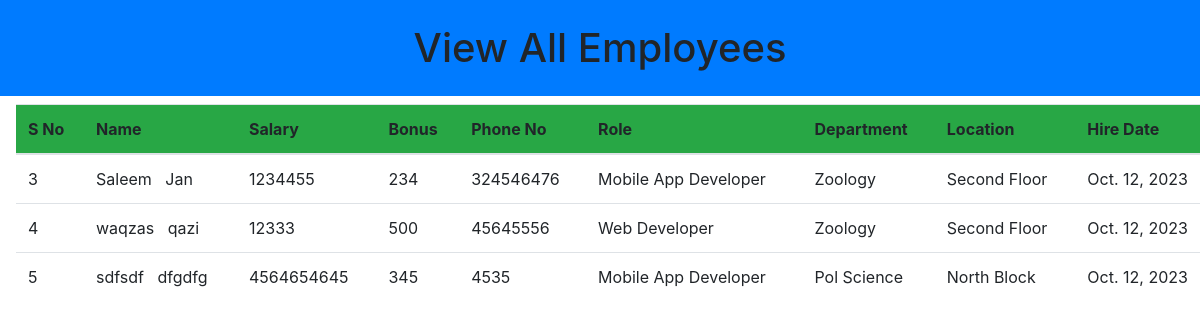
The app's page /all_emp with its own data.
### app/models.py (models this page shows, shortened)
class Employee(models.Model):
    first_name=models.CharField(max_length=100)
    last_name=models.CharField(max_length=100)
    dept=models.ForeignKey(Department,on_delete=models.CASCADE)
    salary=models.IntegerField(default=0)
    bonus=models.IntegerField(default=0)
    role=models.ForeignKey(Role,on_delete=models.CASCADE)
    phone=models.IntegerField(default=0)
    hire_date=models.DateField()

class Role(models.Model):
    name=models.CharField(max_length=100,null=False)

class Department(models.Model):
    name=models.CharField(max_length=100,null=False)
    location=models.CharField(max_length=100)

### app/views.py (the view)
# urls.py: path('all_emp',views.all_emp,name="all_emp"),
def all_emp(request):
    emps=Employee.objects.all()
    contecxt={
        'emps':emps
    }
    return render (request,'all_emp.html',contecxt)

### templates/all_emp.html (shortened to what this page needs)
<!doctype html>
<html lang="en">
  <head>
    <link rel="stylesheet" href="https://cdn.jsdelivr.net/npm/bootstrap@4.6.2/dist/css/bootstrap.min.css">
  </head>
  <body>
    <h1 class="text-center bg-primary px-3 py-4">View All Employees</h1>
    <table class="table mx-3 me-3">
        <thead>
          <tr class="bg-success">
            <th>S No</th>
            <th>Name</th>
            <th>Salary</th>
            <th>Bonus</th>
            <th>Phone No</th>
            <th>Role</th>
            <th>Department</th>
            <th>Location</th>
            <th>Hire Date</th>
          </tr>
        </thead>
        <tbody>
            {% for a in emps %}
        <tr class="bg-gray">
            <td>{{a.id}}</td>
            <td>{{a.first_name}} &nbsp;  {{a.last_name}}</td>
            <td>{{a.salary}}</td>
            <td>{{a.bonus}}</td>
            <td>{{a.phone}}</td>
            <td>{{a.role.name}}</td>
            <td>{{a.dept.name}}</td>
            <td>{{a.dept.location}}</td>
            <td>{{a.hire_date}}</td>
        </tr>
        {% endfor %}
            </tbody>
          </table>
  </body>
</html>
</body>
</html>

### records on screen
Employee: id "3", first_name "Saleem", last_name "Jan", salary "1234455", bonus "234", phone "324546476", role.name "Mobile App Developer", dept.name "Zoology", dept.location "Second Floor", hire_date "Oct. 12, 2023"
Employee: id "4", first_name "waqzas", last_name "qazi", salary "12333", bonus "500", phone "45645556", role.name "Web Developer", dept.name "Zoology", dept.location "Second Floor", hire_date "Oct. 12, 2023"
Employee: id "5", first_name "sdfsdf", last_name "dfgdfg", salary "4564654645", bonus "345", phone "4535", role.name "Mobile App Developer", dept.name "Pol Science", dept.location "North Block", hire_date "Oct. 12, 2023"
